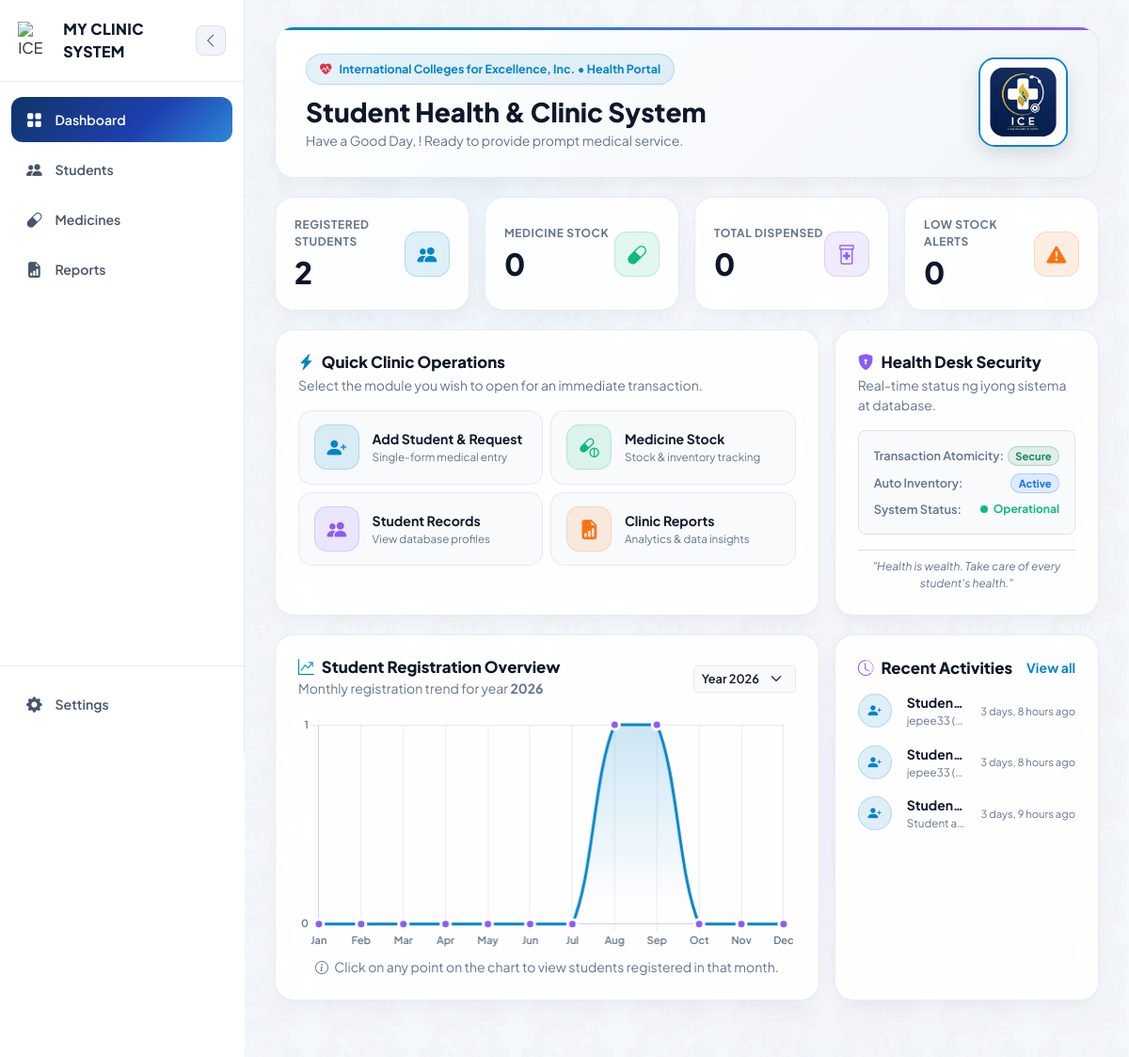
The page /dashboard/ on the database as committed earlier.
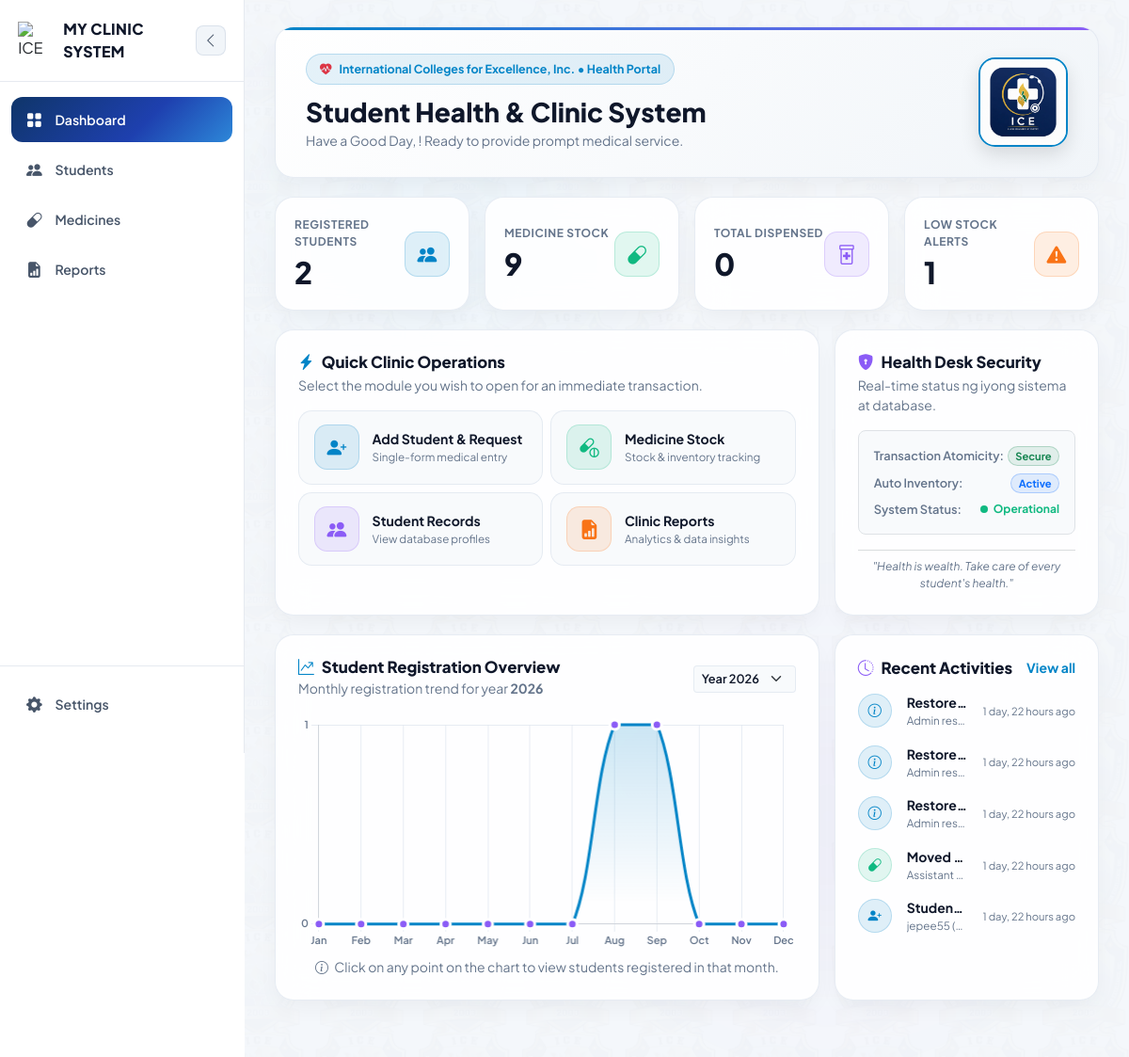
The same page on the database as committed later.
### clinic/models.py (models this page shows, shortened)
class ActivityLog(models.Model):
    ICON_CHOICES = [
        ('student', 'Student'),
        ('medicine', 'Medicine'),
        ('nurse', 'Assistant'),
        ('details', 'Description'),
        ('dispense', 'Dispense'),
        ('other', 'Other'),
    ]
    user = models.ForeignKey(User, on_delete=models.SET_NULL, null=True, blank=True)
    category = models.CharField(max_length=20, choices=ICON_CHOICES, default='other')
    action = models.CharField(max_length=200, help_text="hal. 'New student registered'")
    details = models.CharField(max_length=255, blank=True, help_text="hal. 'Juan Dela Cruz added'")
    description = models.TextField(blank=True, null=True, help_text="Kumpletong detalye ng aktibidad")
    role = models.CharField(max_length=20, blank=True)
    module = models.CharField(max_length=50, blank=True)
    status = models.CharField(max_length=20, default='success')
    ip_address = models.GenericIPAddressField(null=True, blank=True)
    timestamp = models.DateTimeField(auto_now_add=True)
    is_deleted = models.BooleanField(default=False)
    deleted_at = models.DateTimeField(null=True, blank=True)
    deleted_by = models.ForeignKey(User, on_delete=models.SET_NULL, null=True, blank=True, related_name='activity_logs_moved_to_recycle_bin')
    class Meta:
        ordering = ['-timestamp']

### clinic/views/dashboard.py (the view)
# urls.py: path('dashboard/', views.dashboard, name='dashboard'),
def dashboard(request):
    selected_year = int(request.GET.get('year', datetime.now().year))
    total_students = Student.objects.filter(is_deleted=False).count()
    total_medicines = Medicine.objects.filter(is_deleted=False).aggregate(total=Sum('quantity_in_stock'))['total'] or 0
    total_dispensed = MedicineRecord.objects.filter(is_deleted=False, student__is_deleted=False).aggregate(total=Sum('quantity'))['total'] or 0
    low_stock_count = Medicine.objects.filter(is_deleted=False, quantity_in_stock__lte=10).count()
    chart_counts = []
    students_by_month = {}
    for month in range(1, 13):
        month_students = Student.objects.filter(is_deleted=False, date_registered__year=selected_year, date_registered__month=month)
        count = month_students.count()
        chart_counts.append(count)
        students_by_month[month] = [
            {
                "full_name": f"{s.first_name} {s.last_name}",
                "created_at": s.date_registered.strftime("%b %d, %Y") if s.date_registered else ""
            } for s in month_students
        ]
    available_years = list(range(2024, 2031))
    recent_activities = ActivityLog.objects.filter(is_deleted=False).order_by('-timestamp')[:5]
    context = {
        'total_students': total_students,
        'total_medicines': total_medicines,
        'total_dispensed': total_dispensed,
        'low_stock_count': low_stock_count,
        'selected_year': selected_year,
        'available_years': available_years,
        'chart_counts_json': chart_counts,
        'students_by_month_json': students_by_month,
        'recent_activities': recent_activities,
    }
    return render(request, 'clinic/dashboard.html', context)

### clinic/context_processors.py (called while the page is built, shortened)
def low_stock_alerts(request):
    if not request.user.is_authenticated:
        return {}

### clinic/templates/clinic/dashboard.html (shortened to what the changed rows need)
{% extends "clinic/base.html" %}
{% load static %}
{% block content %}
<link rel="stylesheet" href="https://cdn.jsdelivr.net/npm/bootstrap-icons@1.11.1/font/bootstrap-icons.css">
<div class="dashboard-container">
    <div class="dashboard-wrapper">
        <div class="glass-card clinic-hero-banner d-flex flex-column flex-md-row justify-content-between align-items-center gap-3">
            <div class="text-center text-md-start">
                <h1 class="hero-title mb-1">Student Health &amp; Clinic System</h1>
            </div>
        </div>
        <div class="row g-3">
            <div class="col-12 col-sm-6 col-lg-3">
                <div class="glass-card metric-card d-flex align-items-center justify-content-between">
                    <div>
                        <span class="metric-label d-block mb-1">Medicine Stock</span>
                        <h3 class="metric-value mb-0">{{ total_medicines|default:"0" }}</h3>
                    </div>
                </div>
            </div>
            <div class="col-12 col-sm-6 col-lg-3">
                <div class="glass-card metric-card d-flex align-items-center justify-content-between">
                    <div>
                        <span class="metric-label d-block mb-1">Low Stock Alerts</span>
                        <h3 class="metric-value mb-0">{{ low_stock_count|default:"0" }}</h3>
                    </div>
                </div>
            </div>
        </div>
<div class="row g-3">
    <div class="col-12 col-lg-4">
        <div class="glass-card content-panel">
            <div class="d-flex flex-column gap-3">
                {% for activity in recent_activities %}
                <div class="d-flex align-items-center gap-3">
                    <div class="activity-icon
                        {% if activity.action_type == 'medicine' or 'medicine' in activity.action|lower %}orb-green
                        {% elif activity.action_type == 'student' or 'student' in activity.action|lower %}orb-blue
                        {% elif activity.action_type == 'dispense' or 'dispense' in activity.action|lower %}orb-orange
                        {% elif activity.action_type == 'nurse' or 'nurse' in activity.action|lower %}orb-purple
                        {% else %}orb-blue{% endif %}">
                        <i class="bi
                            {% if activity.action_type == 'medicine' or 'medicine' in activity.action|lower %}bi-capsule
                            {% elif activity.action_type == 'student' or 'student' in activity.action|lower %}bi-person-plus-fill
                            {% elif activity.action_type == 'dispense' or 'dispense' in activity.action|lower %}bi-prescription2
                            {% elif activity.action_type == 'nurse' or 'nurse' in activity.action|lower %}bi-person-badge-fill
                            {% else %}bi-info-circle{% endif %}"></i>
                    </div>
                    <div class="flex-grow-1 overflow-hidden">
                        <span class="d-block fw-bold small text-truncate text-adaptive-main">
                            {{ activity.title|default:activity.action|default:activity }}
                        </span>
                        <span class="d-block text-adaptive-muted text-truncate" style="font-size: 0.73rem;">
                            {{ activity.description|default:activity.details|default:"—" }}
                        </span>
                    </div>
                    <span class="text-adaptive-muted flex-shrink-0" style="font-size: 0.7rem;">
                        {% if activity.timestamp %}
                            {{ activity.timestamp|timesince }} ago
                        {% elif activity.created_at %}
                            {{ activity.created_at|timesince }} ago
                        {% else %}
                            Kamakailan
                        {% endif %}
                    </span>
                </div>
                {% empty %}
                <p class="text-center small text-adaptive-muted py-3">Wala pang naitalang activity.</p>
                {% endfor %}
            </div>
        </div>
    </div>
</div>
{% endblock %}

Rows that differ between the two databases and show on the page:
no longer on this page (row unchanged): ActivityLog: title "Studen…", description "jepee33 (…", timestamp "3 days, 8 hours"
no longer on this page (row unchanged): ActivityLog: title "Studen…", description "jepee33 (…", timestamp "3 days, 8 hours"
no longer on this page (row unchanged): ActivityLog: title "Studen…", description "Student a…", timestamp "3 days, 9 hours"
added ActivityLog: title "Restore…", description "Admin res…", timestamp "1 day, 22 hours"
added ActivityLog: title "Restore…", description "Admin res…", timestamp "1 day, 22 hours"
added ActivityLog: title "Restore…", description "Admin res…", timestamp "1 day, 22 hours"
added ActivityLog: title "Moved…", description "Assistant…", timestamp "1 day, 22 hours"
added ActivityLog: title "Studen…", description "jepee55 (…", timestamp "1 day, 22 hours"
Other text that changed with them:
{{ total_medicines|default:"0" }}: "0" → "9"
{{ low_stock_count|default:"0" }}: "0" → "1"
